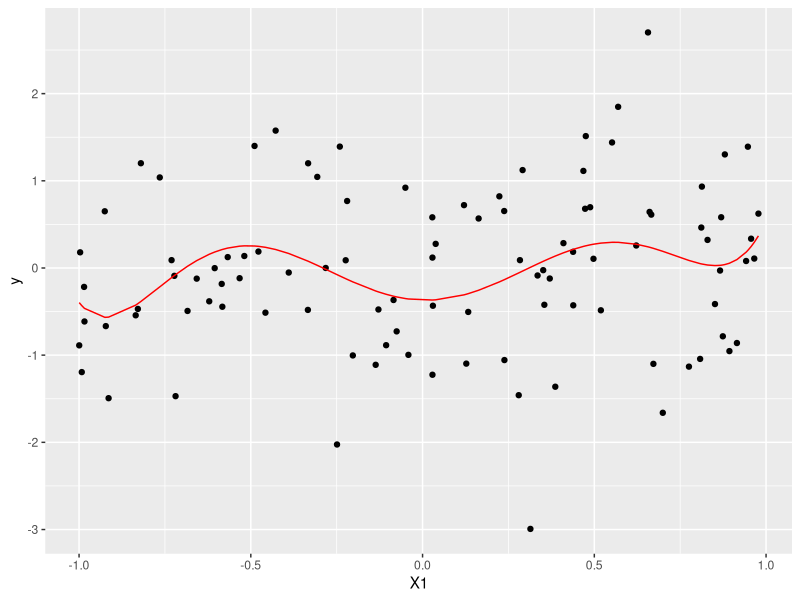
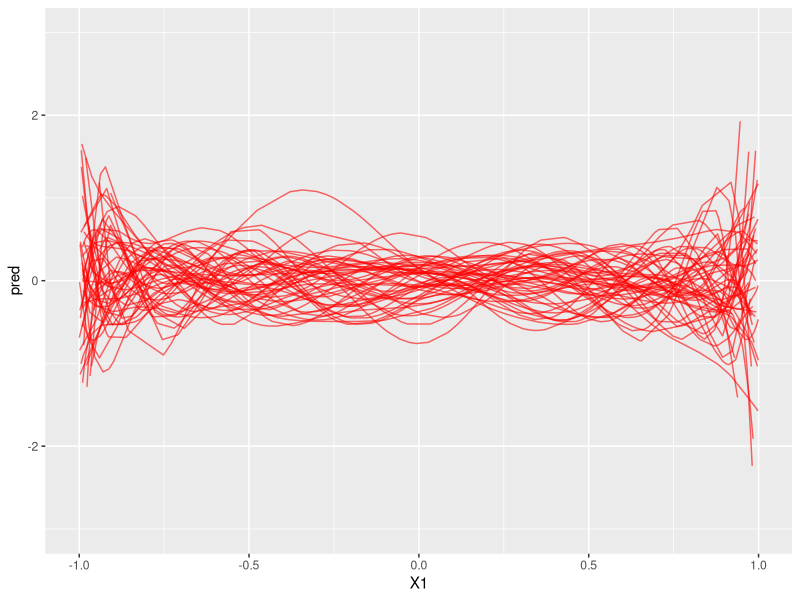

Here is the R script that generated these plots, in order:
library(ggplot2)
library(plyr)
## Ejemplo de regresión polinomial, una sola variable:
set.seed(42)
x <- runif(100, -1, 1)
y <- 0 + rnorm(100, 0, 1)

datos.orig <- data.frame(y=y, x=x)
head(datos.orig)
?poly
# intentaremos grado 5. Hacemos la expansión de entradas:
datos.exp <- data.frame(y=y, poly(x, 6, raw=TRUE))
head(datos.exp)

mod.1 <- lm(y ~ ., data=datos.exp)
summary(mod.1)

dat.graf <- datos.exp
dat.graf$pred <- predict(mod.1)

ggplot(dat.graf, aes(x=X1, y=y)) + geom_point() +
  geom_line(aes(x=x, y=pred), col='red')

#############################
# Notamos la variabilidad en los extremos:
sims <- rdply(50, function(i){
  x <- runif(100, -1, 1)
  y <- 0 + rnorm(100, 0, 1)
  datos.exp <- data.frame(y=y, poly(x, 10, raw = TRUE))
  mod.1 <- lm(y ~ ., data=datos.exp)
  dat.graf <- datos.exp
  dat.graf$pred <- predict(mod.1)
  dat.graf
})
ggplot(sims, aes(x=X1, y=pred, group=.n)) + geom_line(colour='red', alpha=0.6)+
  ylim(c(-3,3))
###########################



